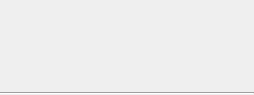
<?xml version="1.0" encoding="UTF-8"?>
<ui version="4.0">
 <class>InlineEditor</class>
 <widget class="QWidget" name="InlineEditor">
  <property name="geometry">
   <rect>
    <x>0</x>
    <y>0</y>
    <width>254</width>
    <height>95</height>
   </rect>
  </property>
  <layout class="QVBoxLayout" name="verticalLayout">
   <property name="leftMargin">
    <number>0</number>
   </property>
   <property name="topMargin">
    <number>0</number>
   </property>
   <property name="rightMargin">
    <number>0</number>
   </property>
   <property name="bottomMargin">
    <number>0</number>
   </property>
   <item>
    <layout class="QHBoxLayout" name="horizontalLayout">
     <item>
      <widget class="EditorTitle" name="title" native="true"/>
     </item>
     <item>
      <widget class="QWidget" name="content" native="true">
       <layout class="QHBoxLayout" name="horizontalLayout_2"/>
      </widget>
     </item>
    </layout>
   </item>
   <item>
    <widget class="ValidationIndicator" name="indicator" native="true"/>
   </item>
   <item>
    <widget class="Line" name="line">
     <property name="orientation">
      <enum>Qt::Orientation::Horizontal</enum>
     </property>
    </widget>
   </item>
  </layout>
 </widget>
 <customwidgets>
  <customwidget>
   <class>ValidationIndicator</class>
   <extends>QWidget</extends>
   <header>ui/forms/editors/detailed/misc/ValidationIndicator.h</header>
   <container>1</container>
  </customwidget>
  <customwidget>
   <class>EditorTitle</class>
   <extends>QWidget</extends>
   <header>ui/forms/editors/detailed/misc/EditorTitle.h</header>
   <container>1</container>
  </customwidget>
 </customwidgets>
 <resources/>
 <connections/>
</ui>
